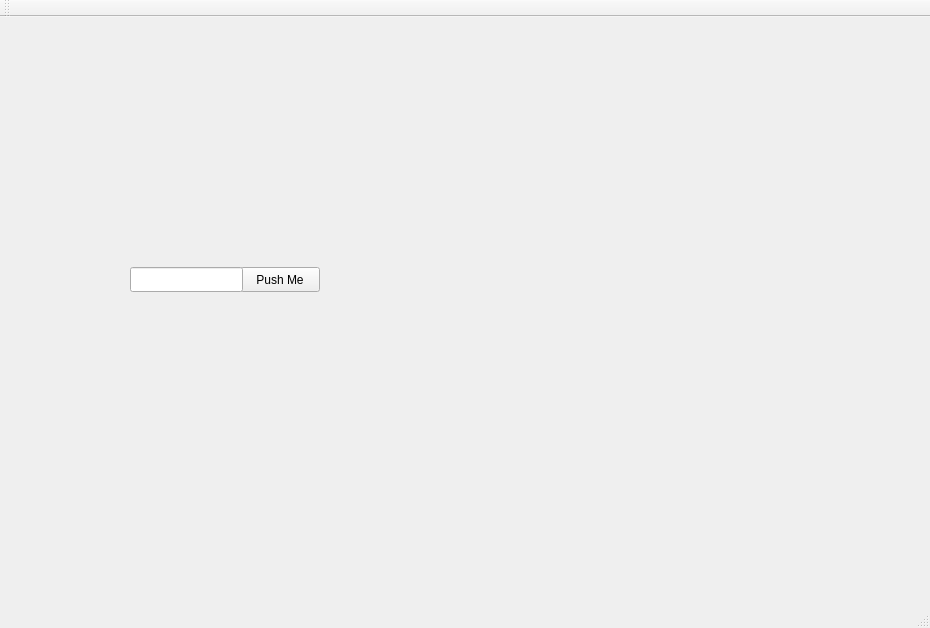
<?xml version="1.0" encoding="UTF-8"?>
<ui version="4.0">
 <class>MainWindow</class>
 <widget class="QMainWindow" name="MainWindow">
  <property name="geometry">
   <rect>
    <x>0</x>
    <y>0</y>
    <width>930</width>
    <height>628</height>
   </rect>
  </property>
  <property name="windowTitle">
   <string>MainWindow</string>
  </property>
  <widget class="QWidget" name="centralWidget">
   <widget class="QPushButton" name="pushButton">
    <property name="enabled">
     <bool>true</bool>
    </property>
    <property name="geometry">
     <rect>
      <x>240</x>
      <y>250</y>
      <width>80</width>
      <height>25</height>
     </rect>
    </property>
    <property name="text">
     <string>Push Me</string>
    </property>
   </widget>
   <widget class="QLineEdit" name="lineEdit">
    <property name="geometry">
     <rect>
      <x>130</x>
      <y>250</y>
      <width>113</width>
      <height>25</height>
     </rect>
    </property>
   </widget>
  </widget>
  <widget class="QMenuBar" name="menuBar">
   <property name="geometry">
    <rect>
     <x>0</x>
     <y>0</y>
     <width>930</width>
     <height>22</height>
    </rect>
   </property>
  </widget>
  <widget class="QToolBar" name="mainToolBar">
   <attribute name="toolBarArea">
    <enum>TopToolBarArea</enum>
   </attribute>
   <attribute name="toolBarBreak">
    <bool>false</bool>
   </attribute>
  </widget>
  <widget class="QStatusBar" name="statusBar"/>
 </widget>
 <layoutdefault spacing="6" margin="11"/>
 <resources/>
 <connections/>
</ui>
